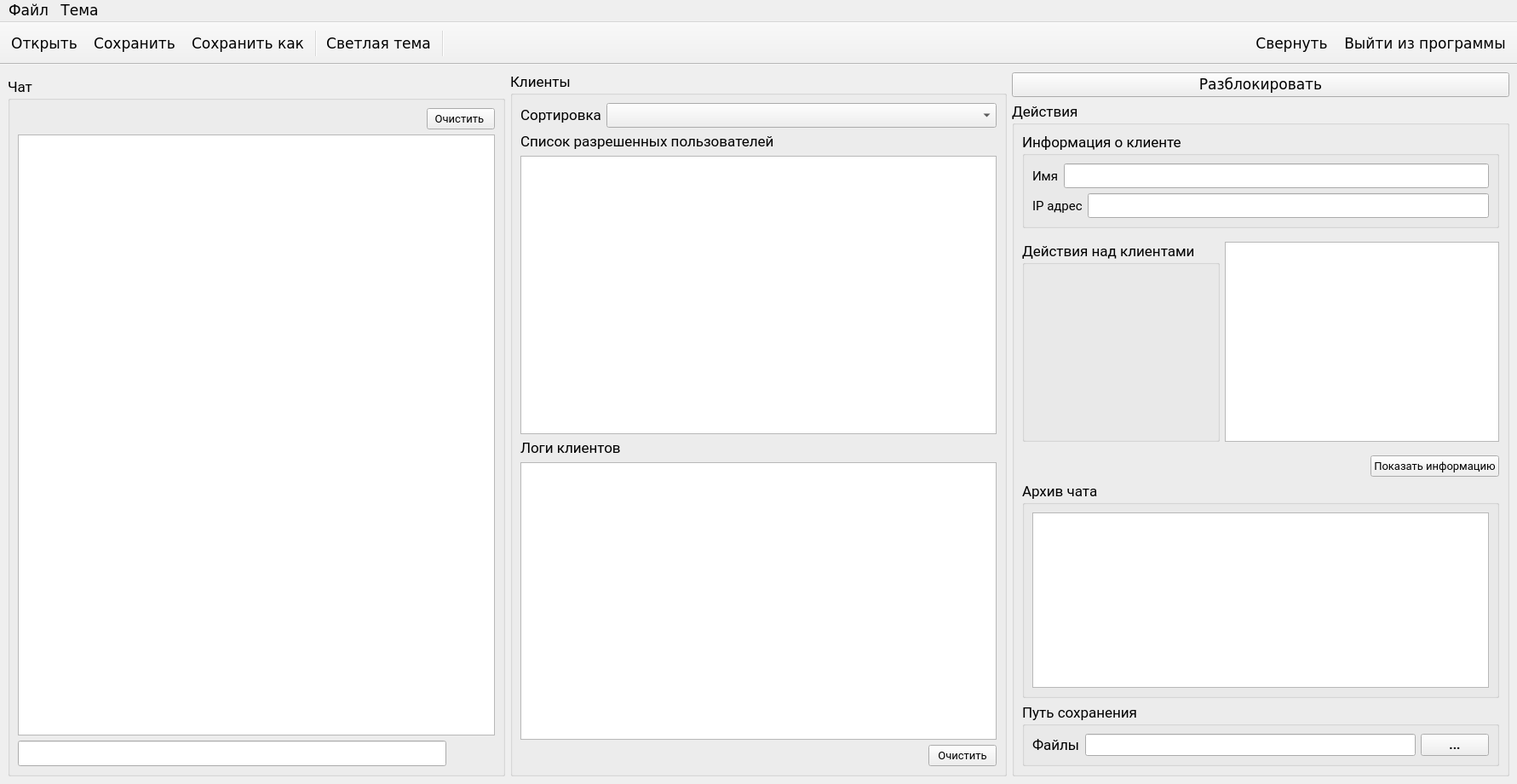
<?xml version="1.0" encoding="UTF-8"?>
<ui version="4.0">
 <class>MyServer</class>
 <widget class="QMainWindow" name="MyServer">
  <property name="geometry">
   <rect>
    <x>0</x>
    <y>0</y>
    <width>1781</width>
    <height>921</height>
   </rect>
  </property>
  <property name="font">
   <font>
    <family>Verdana</family>
    <pointsize>13</pointsize>
   </font>
  </property>
  <property name="windowTitle">
   <string>MyServer</string>
  </property>
  <property name="styleSheet">
   <string notr="true"/>
  </property>
  <widget class="QWidget" name="centralwidget">
   <layout class="QGridLayout" name="gridLayout">
    <item row="0" column="1" rowspan="2">
     <widget class="QGroupBox" name="groupListClient">
      <property name="font">
       <font>
        <family>Roboto</family>
       </font>
      </property>
      <property name="title">
       <string>Клиенты</string>
      </property>
      <layout class="QVBoxLayout" name="verticalLayout_5">
       <item>
        <layout class="QHBoxLayout" name="hlaySort">
         <property name="bottomMargin">
          <number>0</number>
         </property>
         <item>
          <widget class="QLabel" name="lblSort">
           <property name="sizePolicy">
            <sizepolicy hsizetype="Minimum" vsizetype="Preferred">
             <horstretch>0</horstretch>
             <verstretch>0</verstretch>
            </sizepolicy>
           </property>
           <property name="text">
            <string>Сортировка</string>
           </property>
          </widget>
         </item>
         <item>
          <widget class="QComboBox" name="cmbSortClients">
           <property name="sizePolicy">
            <sizepolicy hsizetype="MinimumExpanding" vsizetype="Preferred">
             <horstretch>0</horstretch>
             <verstretch>0</verstretch>
            </sizepolicy>
           </property>
          </widget>
         </item>
        </layout>
       </item>
       <item>
        <widget class="QLabel" name="lblAcceptClient">
         <property name="text">
          <string>Список разрешенных пользователей</string>
         </property>
        </widget>
       </item>
       <item>
        <widget class="QListWidget" name="listClient">
         <property name="minimumSize">
          <size>
           <width>130</width>
           <height>0</height>
          </size>
         </property>
         <property name="font">
          <font>
           <family>Roboto</family>
           <pointsize>11</pointsize>
          </font>
         </property>
         <property name="sortingEnabled">
          <bool>false</bool>
         </property>
        </widget>
       </item>
       <item>
        <widget class="QLabel" name="lblLogClient">
         <property name="text">
          <string>Логи клиентов</string>
         </property>
        </widget>
       </item>
       <item>
        <widget class="QTextEdit" name="txtLogClient">
         <property name="font">
          <font>
           <family>Roboto</family>
           <pointsize>9</pointsize>
          </font>
         </property>
        </widget>
       </item>
       <item>
        <layout class="QHBoxLayout" name="hLayClearLog">
         <item>
          <spacer name="spacerClearLog">
           <property name="orientation">
            <enum>Qt::Horizontal</enum>
           </property>
           <property name="sizeHint" stdset="0">
            <size>
             <width>40</width>
             <height>20</height>
            </size>
           </property>
          </spacer>
         </item>
         <item>
          <widget class="QPushButton" name="btnClearLog">
           <property name="font">
            <font>
             <family>Roboto</family>
             <pointsize>10</pointsize>
            </font>
           </property>
           <property name="cursor">
            <cursorShape>PointingHandCursor</cursorShape>
           </property>
           <property name="text">
            <string>Очистить</string>
           </property>
          </widget>
         </item>
        </layout>
       </item>
      </layout>
     </widget>
    </item>
    <item row="0" column="2" rowspan="2">
     <layout class="QVBoxLayout" name="vLayRight">
      <item>
       <widget class="Switch" name="chkUnblock">
        <property name="cursor">
         <cursorShape>PointingHandCursor</cursorShape>
        </property>
        <property name="text">
         <string>Разблокировать</string>
        </property>
       </widget>
      </item>
      <item>
       <widget class="QGroupBox" name="vgroupInfo">
        <property name="minimumSize">
         <size>
          <width>300</width>
          <height>0</height>
         </size>
        </property>
        <property name="font">
         <font>
          <family>Roboto</family>
         </font>
        </property>
        <property name="title">
         <string>Действия</string>
        </property>
        <layout class="QVBoxLayout" name="verticalLayout_8">
         <item>
          <widget class="QGroupBox" name="vgroupInput">
           <property name="minimumSize">
            <size>
             <width>250</width>
             <height>0</height>
            </size>
           </property>
           <property name="title">
            <string>Информация о клиенте</string>
           </property>
           <layout class="QVBoxLayout" name="verticalLayout_4">
            <item>
             <layout class="QVBoxLayout" name="vlayInput">
              <item>
               <layout class="QHBoxLayout" name="hlayName">
                <item>
                 <widget class="QLabel" name="lblName">
                  <property name="font">
                   <font>
                    <family>Roboto</family>
                    <pointsize>11</pointsize>
                   </font>
                  </property>
                  <property name="text">
                   <string>Имя</string>
                  </property>
                 </widget>
                </item>
                <item>
                 <widget class="QLineEdit" name="lineName">
                  <property name="minimumSize">
                   <size>
                    <width>230</width>
                    <height>20</height>
                   </size>
                  </property>
                  <property name="font">
                   <font>
                    <family>Roboto</family>
                    <pointsize>13</pointsize>
                   </font>
                  </property>
                  <property name="styleSheet">
                   <string notr="true"/>
                  </property>
                  <property name="readOnly">
                   <bool>false</bool>
                  </property>
                 </widget>
                </item>
               </layout>
              </item>
              <item>
               <layout class="QHBoxLayout" name="vlayIp">
                <item>
                 <widget class="QLabel" name="lblIp">
                  <property name="font">
                   <font>
                    <family>Roboto</family>
                    <pointsize>11</pointsize>
                   </font>
                  </property>
                  <property name="text">
                   <string>IP адрес</string>
                  </property>
                 </widget>
                </item>
                <item>
                 <widget class="Ip" name="lineIP">
                  <property name="sizePolicy">
                   <sizepolicy hsizetype="Expanding" vsizetype="Fixed">
                    <horstretch>210</horstretch>
                    <verstretch>30</verstretch>
                   </sizepolicy>
                  </property>
                  <property name="font">
                   <font>
                    <family>Roboto</family>
                    <pointsize>13</pointsize>
                   </font>
                  </property>
                 </widget>
                </item>
               </layout>
              </item>
             </layout>
            </item>
           </layout>
          </widget>
         </item>
         <item>
          <layout class="QHBoxLayout" name="hlayClients">
           <property name="spacing">
            <number>6</number>
           </property>
           <property name="leftMargin">
            <number>0</number>
           </property>
           <property name="topMargin">
            <number>10</number>
           </property>
           <property name="bottomMargin">
            <number>10</number>
           </property>
           <item>
            <widget class="QGroupBox" name="hgroupActClients">
             <property name="title">
              <string>Действия над клиентами</string>
             </property>
             <layout class="QHBoxLayout" name="horizontalLayout_5">
              <item>
               <widget class="QPushButton" name="btnAddClient">
                <property name="sizePolicy">
                 <sizepolicy hsizetype="Minimum" vsizetype="Preferred">
                  <horstretch>0</horstretch>
                  <verstretch>0</verstretch>
                 </sizepolicy>
                </property>
                <property name="cursor">
                 <cursorShape>PointingHandCursor</cursorShape>
                </property>
                <property name="autoFillBackground">
                 <bool>false</bool>
                </property>
                <property name="styleSheet">
                 <string notr="true"/>
                </property>
                <property name="text">
                 <string/>
                </property>
                <property name="icon">
                 <iconset resource="resource.qrc">
                  <normaloff>:/rec/img/addClient.png</normaloff>:/rec/img/addClient.png</iconset>
                </property>
                <property name="iconSize">
                 <size>
                  <width>113</width>
                  <height>113</height>
                 </size>
                </property>
                <property name="flat">
                 <bool>true</bool>
                </property>
               </widget>
              </item>
              <item>
               <widget class="QPushButton" name="btnDelClient">
                <property name="sizePolicy">
                 <sizepolicy hsizetype="Minimum" vsizetype="Preferred">
                  <horstretch>0</horstretch>
                  <verstretch>0</verstretch>
                 </sizepolicy>
                </property>
                <property name="cursor">
                 <cursorShape>PointingHandCursor</cursorShape>
                </property>
                <property name="styleSheet">
                 <string notr="true"/>
                </property>
                <property name="text">
                 <string/>
                </property>
                <property name="icon">
                 <iconset resource="resource.qrc">
                  <normaloff>:/rec/img/delClient.png</normaloff>:/rec/img/delClient.png</iconset>
                </property>
                <property name="iconSize">
                 <size>
                  <width>113</width>
                  <height>113</height>
                 </size>
                </property>
                <property name="flat">
                 <bool>true</bool>
                </property>
               </widget>
              </item>
              <item>
               <widget class="QPushButton" name="btnExecProc">
                <property name="sizePolicy">
                 <sizepolicy hsizetype="Minimum" vsizetype="Preferred">
                  <horstretch>0</horstretch>
                  <verstretch>0</verstretch>
                 </sizepolicy>
                </property>
                <property name="cursor">
                 <cursorShape>PointingHandCursor</cursorShape>
                </property>
                <property name="styleSheet">
                 <string notr="true"/>
                </property>
                <property name="text">
                 <string/>
                </property>
                <property name="icon">
                 <iconset resource="resource.qrc">
                  <normaloff>:/rec/img/execProc.png</normaloff>:/rec/img/execProc.png</iconset>
                </property>
                <property name="iconSize">
                 <size>
                  <width>113</width>
                  <height>113</height>
                 </size>
                </property>
                <property name="flat">
                 <bool>true</bool>
                </property>
               </widget>
              </item>
             </layout>
            </widget>
           </item>
           <item>
            <widget class="QTextEdit" name="txtClientInfo">
             <property name="sizePolicy">
              <sizepolicy hsizetype="Expanding" vsizetype="Expanding">
               <horstretch>0</horstretch>
               <verstretch>0</verstretch>
              </sizepolicy>
             </property>
             <property name="font">
              <font>
               <family>Roboto</family>
               <pointsize>11</pointsize>
              </font>
             </property>
            </widget>
           </item>
          </layout>
         </item>
         <item>
          <layout class="QHBoxLayout" name="hLayHideInfo">
           <item>
            <spacer name="horizontalSpacer">
             <property name="orientation">
              <enum>Qt::Horizontal</enum>
             </property>
             <property name="sizeHint" stdset="0">
              <size>
               <width>40</width>
               <height>20</height>
              </size>
             </property>
            </spacer>
           </item>
           <item>
            <widget class="QPushButton" name="btnHideInfo">
             <property name="font">
              <font>
               <family>Roboto</family>
               <pointsize>10</pointsize>
              </font>
             </property>
             <property name="cursor">
              <cursorShape>PointingHandCursor</cursorShape>
             </property>
             <property name="styleSheet">
              <string notr="true"/>
             </property>
             <property name="text">
              <string>Показать информацию</string>
             </property>
            </widget>
           </item>
          </layout>
         </item>
         <item>
          <widget class="QGroupBox" name="groupBox_2">
           <property name="title">
            <string>Архив чата</string>
           </property>
           <layout class="QVBoxLayout" name="verticalLayout_2">
            <item>
             <widget class="QTableView" name="tblArchChat">
              <property name="font">
               <font>
                <family>Roboto</family>
                <pointsize>10</pointsize>
               </font>
              </property>
              <property name="editTriggers">
               <set>QAbstractItemView::NoEditTriggers</set>
              </property>
             </widget>
            </item>
           </layout>
          </widget>
         </item>
         <item>
          <widget class="QGroupBox" name="groupBox_4">
           <property name="title">
            <string>Путь сохранения</string>
           </property>
           <layout class="QVBoxLayout" name="verticalLayout_6">
            <item>
             <layout class="QHBoxLayout" name="hlayChooseFile">
              <item>
               <widget class="QLabel" name="label_3">
                <property name="font">
                 <font>
                  <family>MS Shell Dlg 2</family>
                  <pointsize>13</pointsize>
                 </font>
                </property>
                <property name="text">
                 <string>Файлы</string>
                </property>
               </widget>
              </item>
              <item>
               <widget class="QLineEdit" name="lineFilePath">
                <property name="sizePolicy">
                 <sizepolicy hsizetype="MinimumExpanding" vsizetype="Fixed">
                  <horstretch>0</horstretch>
                  <verstretch>0</verstretch>
                 </sizepolicy>
                </property>
                <property name="font">
                 <font>
                  <family>Roboto</family>
                  <pointsize>11</pointsize>
                 </font>
                </property>
                <property name="styleSheet">
                 <string notr="true"/>
                </property>
               </widget>
              </item>
              <item>
               <widget class="QPushButton" name="btnChooseFile">
                <property name="sizePolicy">
                 <sizepolicy hsizetype="Fixed" vsizetype="Fixed">
                  <horstretch>40</horstretch>
                  <verstretch>0</verstretch>
                 </sizepolicy>
                </property>
                <property name="font">
                 <font>
                  <family>Roboto</family>
                  <pointsize>11</pointsize>
                  <weight>75</weight>
                  <bold>true</bold>
                 </font>
                </property>
                <property name="cursor">
                 <cursorShape>PointingHandCursor</cursorShape>
                </property>
                <property name="styleSheet">
                 <string notr="true"/>
                </property>
                <property name="text">
                 <string>...</string>
                </property>
               </widget>
              </item>
             </layout>
            </item>
           </layout>
          </widget>
         </item>
        </layout>
       </widget>
      </item>
     </layout>
    </item>
    <item row="1" column="0">
     <widget class="QGroupBox" name="groupChat">
      <property name="font">
       <font>
        <family>Roboto</family>
        <stylestrategy>PreferDefault</stylestrategy>
       </font>
      </property>
      <property name="title">
       <string>Чат</string>
      </property>
      <layout class="QVBoxLayout" name="verticalLayout">
       <item>
        <layout class="QHBoxLayout" name="hlayActChat">
         <item>
          <spacer name="spacerActChat">
           <property name="orientation">
            <enum>Qt::Horizontal</enum>
           </property>
           <property name="sizeHint" stdset="0">
            <size>
             <width>40</width>
             <height>20</height>
            </size>
           </property>
          </spacer>
         </item>
         <item>
          <widget class="QPushButton" name="btnClearChat">
           <property name="font">
            <font>
             <family>Roboto</family>
             <pointsize>10</pointsize>
             <stylestrategy>PreferDefault</stylestrategy>
            </font>
           </property>
           <property name="cursor">
            <cursorShape>PointingHandCursor</cursorShape>
           </property>
           <property name="styleSheet">
            <string notr="true"/>
           </property>
           <property name="text">
            <string>Очистить </string>
           </property>
          </widget>
         </item>
        </layout>
       </item>
       <item>
        <widget class="QTextEdit" name="txtChat">
         <property name="font">
          <font>
           <family>Roboto</family>
           <pointsize>11</pointsize>
           <stylestrategy>PreferDefault</stylestrategy>
          </font>
         </property>
         <property name="cursor" stdset="0">
          <cursorShape>ArrowCursor</cursorShape>
         </property>
        </widget>
       </item>
       <item>
        <layout class="QHBoxLayout" name="hlayInputMsg">
         <item>
          <widget class="QLineEdit" name="lineInText">
           <property name="sizePolicy">
            <sizepolicy hsizetype="Expanding" vsizetype="Fixed">
             <horstretch>0</horstretch>
             <verstretch>0</verstretch>
            </sizepolicy>
           </property>
           <property name="minimumSize">
            <size>
             <width>0</width>
             <height>30</height>
            </size>
           </property>
           <property name="font">
            <font>
             <family>Roboto</family>
             <pointsize>11</pointsize>
             <stylestrategy>PreferDefault</stylestrategy>
            </font>
           </property>
           <property name="styleSheet">
            <string notr="true"/>
           </property>
          </widget>
         </item>
         <item>
          <widget class="QPushButton" name="btnGoMsg">
           <property name="minimumSize">
            <size>
             <width>0</width>
             <height>30</height>
            </size>
           </property>
           <property name="cursor">
            <cursorShape>PointingHandCursor</cursorShape>
           </property>
           <property name="text">
            <string/>
           </property>
           <property name="icon">
            <iconset resource="resource.qrc">
             <normaloff>:/rec/img/iconSend.png</normaloff>:/rec/img/iconSend.png</iconset>
           </property>
           <property name="iconSize">
            <size>
             <width>32</width>
             <height>32</height>
            </size>
           </property>
           <property name="autoDefault">
            <bool>false</bool>
           </property>
           <property name="default">
            <bool>false</bool>
           </property>
           <property name="flat">
            <bool>true</bool>
           </property>
          </widget>
         </item>
        </layout>
       </item>
      </layout>
     </widget>
    </item>
   </layout>
  </widget>
  <widget class="QToolBar" name="toolBarLeft">
   <property name="minimumSize">
    <size>
     <width>0</width>
     <height>50</height>
    </size>
   </property>
   <property name="cursor">
    <cursorShape>PointingHandCursor</cursorShape>
   </property>
   <property name="windowTitle">
    <string>toolBar</string>
   </property>
   <property name="movable">
    <bool>false</bool>
   </property>
   <attribute name="toolBarArea">
    <enum>TopToolBarArea</enum>
   </attribute>
   <attribute name="toolBarBreak">
    <bool>false</bool>
   </attribute>
   <addaction name="actOpen"/>
   <addaction name="actSave"/>
   <addaction name="actSaveAs"/>
   <addaction name="separator"/>
   <addaction name="actChangeTheme"/>
   <addaction name="separator"/>
  </widget>
  <widget class="QMenuBar" name="menuBar">
   <property name="geometry">
    <rect>
     <x>0</x>
     <y>0</y>
     <width>1781</width>
     <height>20</height>
    </rect>
   </property>
   <widget class="QMenu" name="menu">
    <property name="title">
     <string>Файл</string>
    </property>
    <addaction name="actOpen"/>
    <addaction name="actSave"/>
    <addaction name="actSaveAs"/>
    <addaction name="separator"/>
    <addaction name="actMinimize"/>
    <addaction name="actExit"/>
   </widget>
   <widget class="QMenu" name="menu_2">
    <property name="title">
     <string>Тема</string>
    </property>
    <addaction name="separator"/>
    <addaction name="actChangeTheme"/>
   </widget>
   <addaction name="menu"/>
   <addaction name="menu_2"/>
  </widget>
  <widget class="QToolBar" name="toolBarRight">
   <property name="enabled">
    <bool>true</bool>
   </property>
   <property name="cursor">
    <cursorShape>PointingHandCursor</cursorShape>
   </property>
   <property name="windowTitle">
    <string>toolBar_2</string>
   </property>
   <property name="layoutDirection">
    <enum>Qt::RightToLeft</enum>
   </property>
   <property name="movable">
    <bool>false</bool>
   </property>
   <attribute name="toolBarArea">
    <enum>TopToolBarArea</enum>
   </attribute>
   <attribute name="toolBarBreak">
    <bool>false</bool>
   </attribute>
   <addaction name="actExit"/>
   <addaction name="actMinimize"/>
  </widget>
  <action name="actOpen">
   <property name="icon">
    <iconset resource="resource.qrc">
     <normaloff>:/rec/img/open.png</normaloff>:/rec/img/open.png</iconset>
   </property>
   <property name="text">
    <string>Открыть</string>
   </property>
   <property name="shortcut">
    <string>Ctrl+O</string>
   </property>
  </action>
  <action name="actSave">
   <property name="icon">
    <iconset resource="resource.qrc">
     <normaloff>:/rec/img/save.png</normaloff>:/rec/img/save.png</iconset>
   </property>
   <property name="text">
    <string>Сохранить</string>
   </property>
   <property name="shortcut">
    <string>Ctrl+S</string>
   </property>
  </action>
  <action name="actSaveAs">
   <property name="icon">
    <iconset resource="resource.qrc">
     <normaloff>:/rec/img/save_as.png</normaloff>:/rec/img/save_as.png</iconset>
   </property>
   <property name="text">
    <string>Сохранить &amp;как</string>
   </property>
   <property name="shortcut">
    <string>Ctrl+U</string>
   </property>
  </action>
  <action name="actExit">
   <property name="icon">
    <iconset resource="resource.qrc">
     <normaloff>:/rec/img/exitDarkMode.png</normaloff>:/rec/img/exitDarkMode.png</iconset>
   </property>
   <property name="text">
    <string>&amp;Выйти из программы</string>
   </property>
   <property name="shortcut">
    <string>Ctrl+Q</string>
   </property>
  </action>
  <action name="actChangeTheme">
   <property name="icon">
    <iconset resource="resource.qrc">
     <normaloff>:/rec/img/nightmode.png</normaloff>:/rec/img/nightmode.png</iconset>
   </property>
   <property name="text">
    <string>&amp;Светлая тема</string>
   </property>
   <property name="toolTip">
    <string>Светлая тема</string>
   </property>
  </action>
  <action name="actMinimize">
   <property name="icon">
    <iconset resource="resource.qrc">
     <normaloff>:/rec/img/minimizeDarkMode.png</normaloff>:/rec/img/minimizeDarkMode.png</iconset>
   </property>
   <property name="text">
    <string>Свернуть</string>
   </property>
  </action>
 </widget>
 <customwidgets>
  <customwidget>
   <class>Ip</class>
   <extends>QLineEdit</extends>
   <header>ip.h</header>
   <container>1</container>
  </customwidget>
  <customwidget>
   <class>Switch</class>
   <extends>QPushButton</extends>
   <header>switch.h</header>
  </customwidget>
 </customwidgets>
 <resources>
  <include location="resource.qrc"/>
 </resources>
 <connections/>
</ui>
